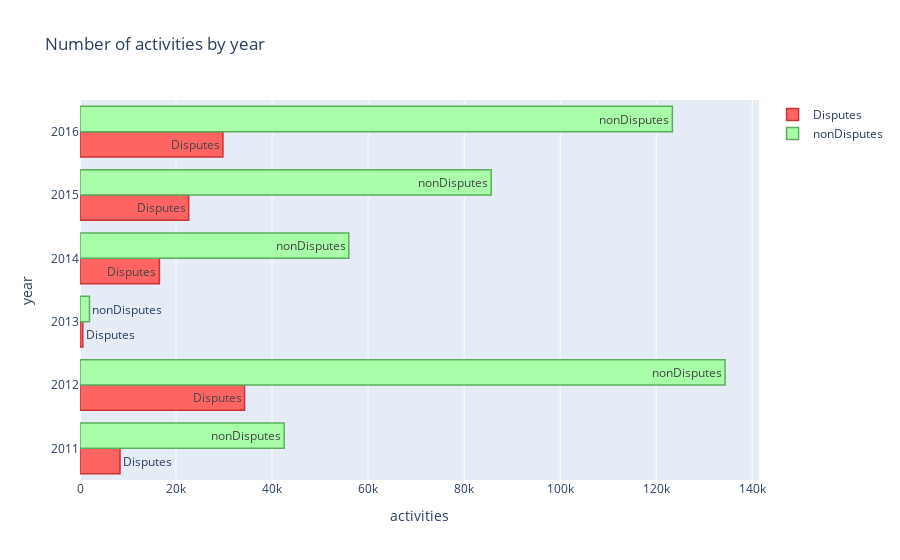

Source (notebook cell):
### Code cell
disputes_chart1 = go.Bar(
    y=year,
    x=disputes_year,
    orientation='h',
    name='Disputes',
    text='Disputes',
    marker=dict(
        color='#FF6464',
    line=dict(
        color='#CD3232',
        width=1.5
    ))
)

ndisputes_chart1 = go.Bar(
    y=year,
    x=non_disputes_year,
    orientation='h',
    name='nonDisputes',
    text='nonDisputes',
    marker=dict(
        color='#A9FFA9',
    line=dict(
        color='#59AF59',
        width=1.5
    ))
)
data=[disputes_chart1,ndisputes_chart1]
layout = dict(title = 'Number of activities by year',
              xaxis = dict(title = 'activities'),
              yaxis = dict(title = 'year')
             )
fig = dict(data=data,layout=layout)


iplot(fig, filename='basic-area-no-bound')

### Figure 1 — Plotly figure (JSON) as saved in the notebook; plotly's stock layout.template omitted (floating-point values rounded to 4 significant figures)
{"data": [{"marker": {"color": "#FF6464", "line": {"color": "#CD3232", "width": 1.5}}, "name": "Disputes", "orientation": "h", "text": "Disputes", "type": "bar", "x": [581, 16539, 22639, 29769, 34273, 8333], "y": [2013, 2014, 2015, 2016, 2012, 2011]}, {"marker": {"color": "#A9FFA9", "line": {"color": "#59AF59", "width": 1.5}}, "name": "nonDisputes", "orientation": "h", "text": "nonDisputes", "type": "bar", "x": [1968, 55984, 85634, 123369, 134348, 42520], "y": [2013, 2014, 2015, 2016, 2012, 2011]}], "layout": {"title": {"text": "Number of activities by year"}, "xaxis": {"title": {"text": "activities"}}, "yaxis": {"title": {"text": "year"}}}}
